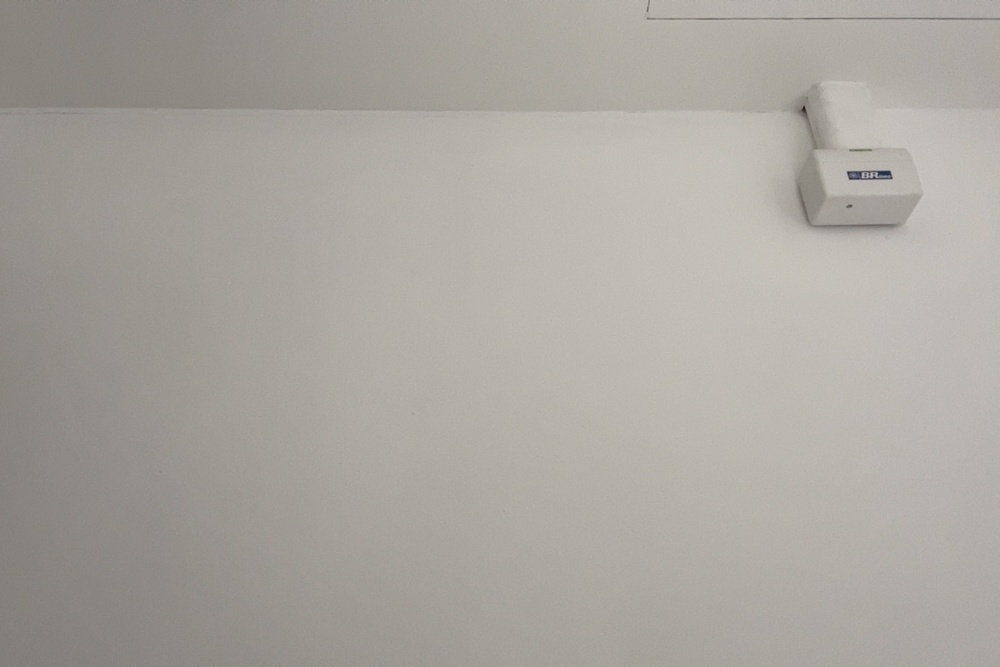
#> input picture notebooks/refFrame.jpg, 1000 x 667 px, shrunk from 1440 x 960 before the run
$ jupyter execute detect_change_function.ipynb
#> lines starting #> are read from the running program, lines starting #| are printed output that depends on the picture; after the words box and inside, x2 and y2 are one past the last pixel; in counts of white or black regions, pixels touching at a corner belong together
[cell 1]
import cv2
import numpy as np
import matplotlib.pyplot as plt

def detect_change(refFrame, curFrame):
    # Convert the images to grayscale
    refFrame_gray = cv2.cvtColor(refFrame, cv2.COLOR_BGR2GRAY)
    curFrame_gray = cv2.cvtColor(curFrame, cv2.COLOR_BGR2GRAY)

    # Calculate the absolute difference between the images
    difference = cv2.absdiff(refFrame_gray, curFrame_gray)

    # Threshold the difference image
    _, difference = cv2.threshold(difference, 25, 255, cv2.THRESH_BINARY)

    # Dilate the difference image to amplify the changes
    kernel = np.ones((1,1), np.uint8)
    difference = cv2.dilate(difference, kernel, iterations=3)

    # Check if any pixels are non-zero (change detected)
    if cv2.countNonZero(difference) > 0:
        # plt.imshow(difference, cmap='gray')
        # plt.show()
        return True
    else:
        return False

# Read the reference frame
refFrame = cv2.imread('refFrame.jpg')
#> refFrame is the input picture: shape (667, 1000, 3); mean B, G, R 159.8, 165.9, 169.8

# Read the current frame
curFrame = cv2.imread('curFrame.jpg')
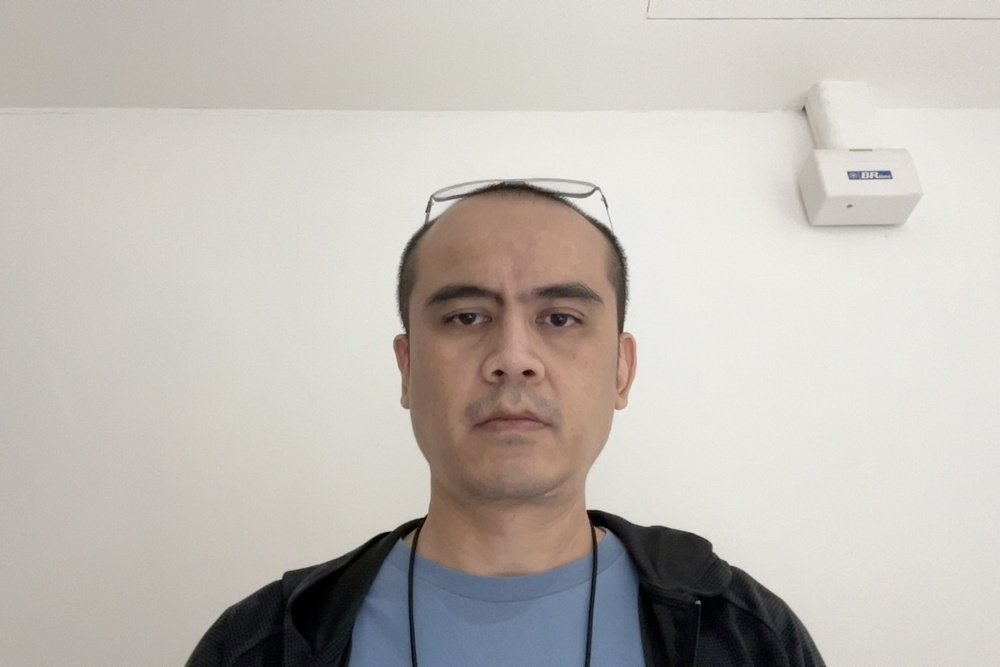
#> input picture notebooks/curFrame.jpg, 1000 x 667 px, shrunk from 1440 x 960 before the run
#> curFrame is the input picture: shape (667, 1000, 3); mean B, G, R 181.8, 187.5, 192.7

# Detect change
if detect_change(refFrame, curFrame):
#> in detect_change, `curFrame_gray = cv2.cvtColor(curFrame, cv2.COLOR_BGR2GRAY)`:
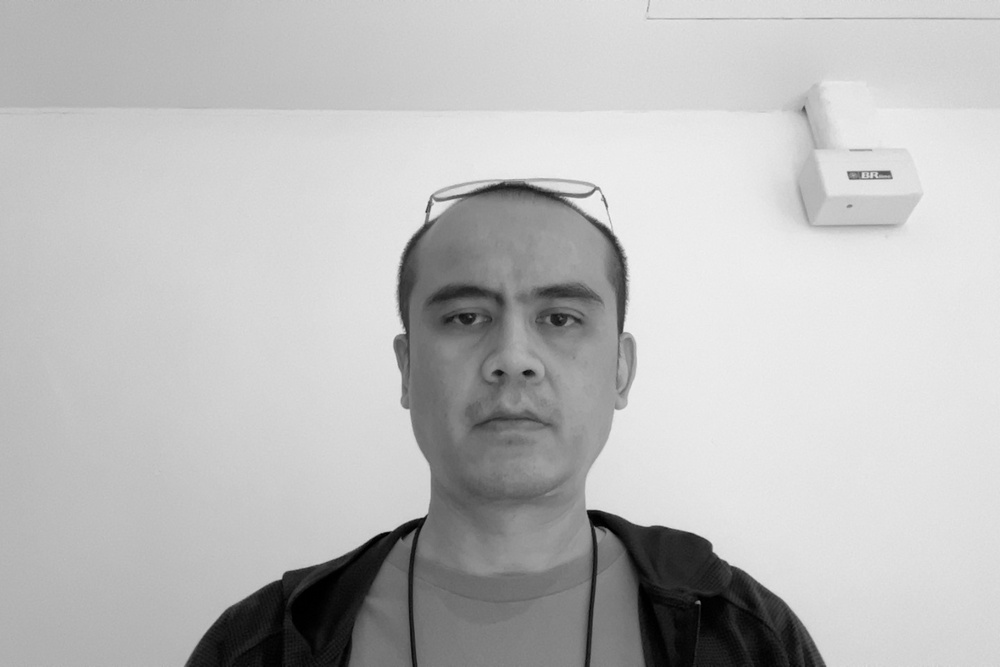
#> curFrame_gray: shape (667, 1000); min 0, max 243, mean 188.4
#> in detect_change, `difference = cv2.absdiff(refFrame_gray, curFrame_gray)`:
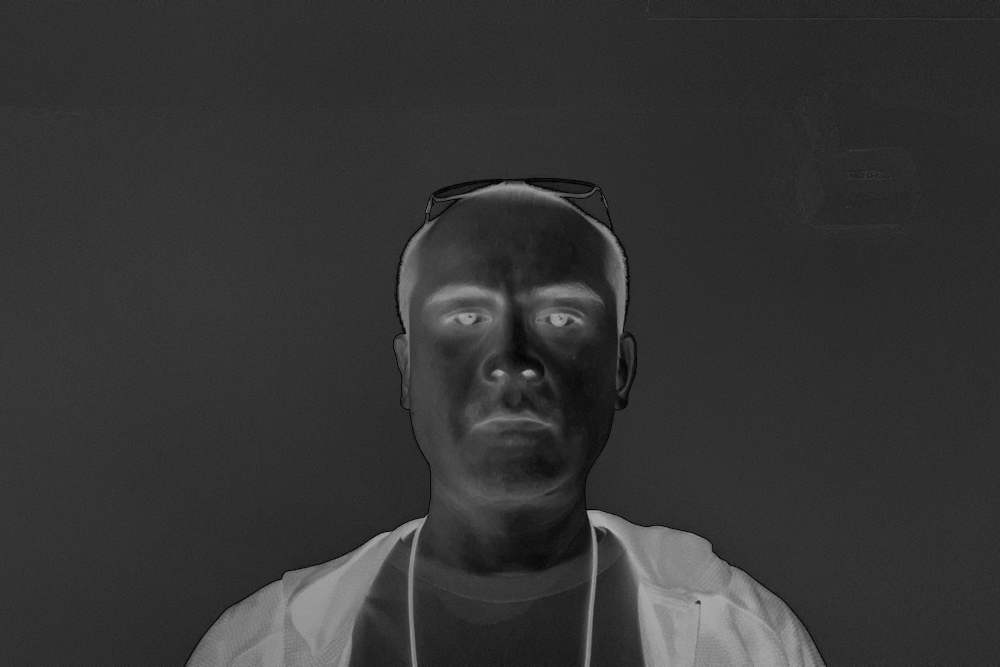
#> difference: shape (667, 1000); min 0, max 173, mean 52.3
#> in detect_change, `_, difference = cv2.threshold(difference, 25, 255, cv2.THRESH_BINARY)`:
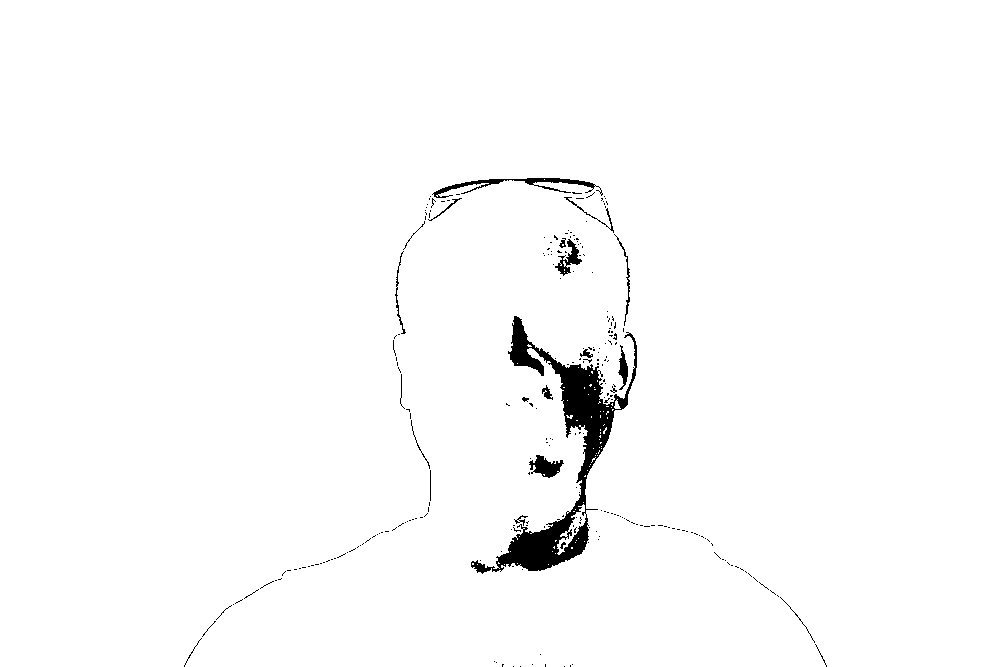
#> difference: shape (667, 1000); 98.3% white; 257 black regions (235 under 20 px), largest, box (x1, y1, x2, y2) and area: (471, 316, 637, 574) 8015, (432, 178, 603, 198) 788, (529, 455, 564, 478) 434
    print("Change detected")
else:
    print("No change detected")
